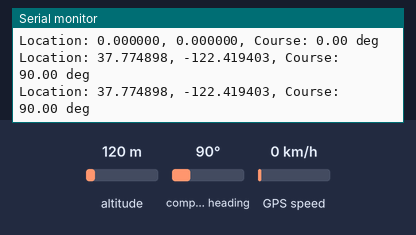
Recording of a sketch running on a simulated Arduino Uno, built with avr-gcc and run on an emulated ATmega328P. Shown: the last lines printed to the serial monitor. Inputs (shaded band) come from the test bench; at power-on: compass heading 90°, altitude 120 m, GPS speed 0 km/h. The GPS gets a fix after 3 s at 37.7749, -122.4194 with 8 satellites.

Above: at 4.8 s.
4.9 s: compass heading set to 7°
At 5.8 s:
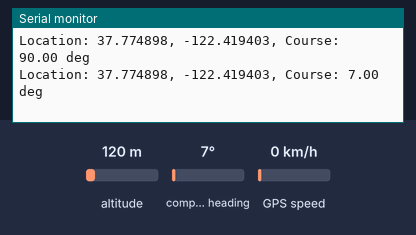
6.5 s: compass heading set to 180°
At 7.8 s:
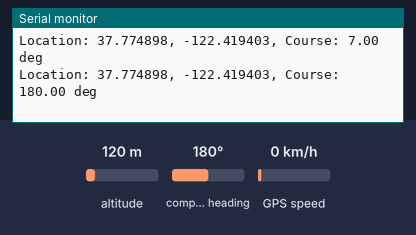
Timing chart, 0 to 9.5 s (numbered marks = the images above; inputs shaded):
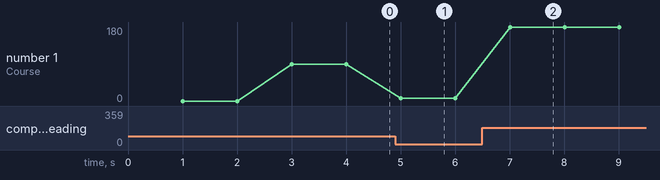

Measured:
- after the input at 4.9 s, the serial monitor: prints a new line after 0.10 s (image 1)
- after the input at 6.5 s, the serial monitor: prints a new line after 0.51 s (image 2)
- plotted number 1: 90 → 7 after the input at 4.9 s, 7 → 180 after the input at 6.5 s

The sketch:

telemetry_subsystem.ino
```cpp
#include <NMEAGPS.h>
#include <SoftwareSerial.h>
#include <Wire.h>

// Pin definitions for GPS module
static const int RXPin = 4, TXPin = 3;
static const uint32_t GPSBaud = 9600;

// Software serial for GPS communication
SoftwareSerial gpsSerial(RXPin, TXPin);

// NMEA GPS parser and data storage
NMEAGPS gps;
gps_fix currentFix; // Stores the latest GPS data

void setup() {
  Serial.begin(9600);
  gpsSerial.begin(GPSBaud);

  Wire.begin(0x15); // Set I2C slave address
  Wire.onRequest(sendGPSData); // Handler to send GPS data on request

  Serial.println("Initializing GPS...");

  // Developer Note:
  // 1. The course angle (heading) reported by the GPS module might not always be accurate.
  //    It is typically valid only when the device is moving at a sufficient speed.
  // 2. Ensure the GPS has a fix with at least 4 satellites for reliable location data.
}

void loop() {
  // Check for new GPS data
  if (gps.available(gpsSerial)) {
    currentFix = gps.read(); // Read the latest GPS fix

    // Output GPS data to the serial monitor
    Serial.print(F("Location: "));
    Serial.print(currentFix.latitude(), 6);
    Serial.print(F(", "));
    Serial.print(currentFix.longitude(), 6);
    Serial.print(F(", Course: "));
    Serial.print(currentFix.heading(), 2);
    Serial.println(F(" deg"));

    // Developer Note:
    // Use `currentFix.satellites` to check the number of satellites if needed for diagnostics.
    // Example:
    // Serial.print(F("Satellites: "));
    // Serial.println(currentFix.satellites);
  }
}

// Send GPS data via I2C when requested
void sendGPSData() {
  if (currentFix.valid.location) {
    float latitude = currentFix.latitude();
    float longitude = currentFix.longitude();
    int16_t heading_scaled = (int16_t)(currentFix.heading() * 100); // Scale heading for precision

    // Send data via I2C
    Wire.write((byte*)&latitude, sizeof(latitude));   // Latitude
    Wire.write((byte*)&longitude, sizeof(longitude)); // Longitude
    Wire.write((byte*)&heading_scaled, sizeof(heading_scaled)); // Heading
  }
}
```
